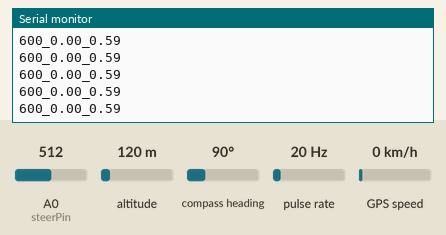
Bench run of a sketch on a simulated Arduino Uno, built with avr-gcc and run on an emulated ATmega328P. On the bench: the last lines printed to the serial monitor. Wiring (inferred from the names in the program): pulse sensor: data pin 2. The inputs (shaded band) are chosen by the test bench; at power-on: A0 (steerPin) = 512, altitude 120 m, compass heading 90°, pulse rate 20 Hz, GPS speed 0 km/h. The GPS gets a fix after 3 s at 37.7749, -122.4194 with 8 satellites.

Above: at 8.4 s.
8.5 s: A0 (steerPin) set to 437
At 9.3 s:
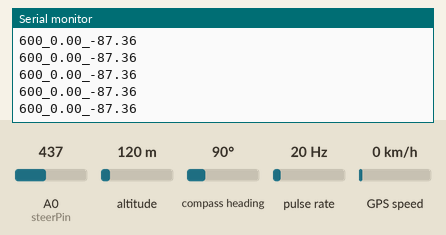
10.0 s: A0 (steerPin) set to 417
At 10.5 s:
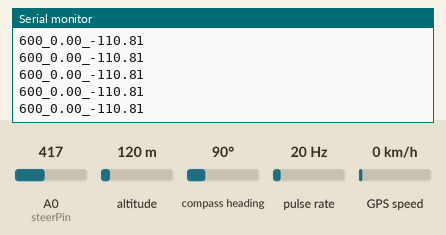
Timing chart, 0 to 13.0 s (numbered marks = the images above; inputs shaded):
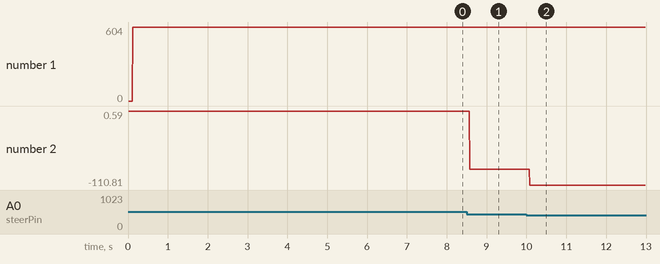

Measured:
- after the input at 8.5 s, the serial monitor: prints a new line after 0.08 s (image 1)
- after the input at 10.0 s, the serial monitor: prints a new line after 0.08 s (image 2)
- plotted number 2: 0.59 → -87.36 after the input at 8.5 s, -87.36 → -110.81 after the input at 10.0 s

The sketch:

miata-live-data-controller.ino
```cpp
#include <TinyGPSPlus.h>
#include <SoftwareSerial.h>
#include <ArduinoJson.h>

static const int RXPin = 4, TXPin = 3;
static const uint32_t GPSBaud = 9600;

const int rpmPin = 2;

const int steerPin = A0;

// The TinyGPSPlus object
TinyGPSPlus gps;

// The serial connection to the GPS device
SoftwareSerial ss(RXPin, TXPin);

float speedKmH = -1;
float rpm = 0;
float stWheelAngle;  //-540 - 540 (1080°) 1.11° precision > 0.07° precision of wheel angle (1:15)

unsigned long lastDateSentTime = 0;
const unsigned long sendDateInterval = 7000;

volatile unsigned long lastPulseTime = 0;
volatile unsigned long pulseInterval = 0;

void setup() {
  pinMode(rpmPin, INPUT);
  attachInterrupt(digitalPinToInterrupt(rpmPin), onPulse, RISING);

  Serial.begin(9600);
  ss.begin(GPSBaud);
}

void loop() {
  while (ss.available() > 0)
    gps.encode(ss.read());

  if (gps.speed.isValid()) {
    speedKmH = gps.speed.kmph();
  }

  unsigned long currentTime = millis();

  if (currentTime - lastDateSentTime >= sendDateInterval) {
    sendTimeAndDate();
    lastDateSentTime = currentTime;
    return;
  }

  checkForPulses();

  int potValue = analogRead(steerPin); //10 rotations: 0 - 1023, 1 rotation play: 0 - 920.7 (51.15 - 971.85)
  //float angle = (1080 / 971.85) * (potValue + 51.15); //1080 (totalAngle) / 972 * (potValue + 25 (offset))
  stWheelAngle = fmap(potValue, 51, 972, -540.0, 540.0);

  Serial.print(rpm, 0);
  Serial.print("_");
  Serial.print(speedKmH);
  Serial.print("_");
  Serial.println(stWheelAngle);
}

float fmap(float x, float in_min, float in_max, float out_min, float out_max)
{
 return (x - in_min) * (out_max - out_min) / (in_max - in_min) + out_min;
}

void checkForPulses() {
  unsigned long currentTime = micros();  // Current time in microseconds
  unsigned long pulseInterval = currentTime - lastPulseTime;

  if(pulseInterval > 1000000) { //No pulse for over 1 sec reset
    rpm = 0;
  }
}

void onPulse() {
  unsigned long currentTime = micros();  // Current time in microseconds
  pulseInterval = currentTime - lastPulseTime;  // Time between this and last pulse
  lastPulseTime = currentTime;

  // Calculate RPM
  if (pulseInterval > 0) { // Prevent division by zero
    rpm = (1000000.0 / pulseInterval) * 60.0 / 2.0;
  }
}

void sendTimeAndDate() {
  if (!gps.time.isValid() || !gps.date.isValid())
    return;

  StaticJsonDocument<100> jsonDoc;

  // Add time to JSON
  JsonObject timeObject = jsonDoc.createNestedObject("time");
  timeObject["h"] = gps.time.hour();
  timeObject["m"] = gps.time.minute();
  timeObject["s"] = gps.time.second();

  // Add date to JSON
  JsonObject dateObject = jsonDoc.createNestedObject("date");
  dateObject["d"] = gps.date.day();
  dateObject["m"] = gps.date.month();
  dateObject["y"] = gps.date.year();

  // Serialize JSON to a string
  String jsonString;
  serializeJson(jsonDoc, jsonString);

  // Send JSON string over Serial
  Serial.println(jsonString);
}
```
